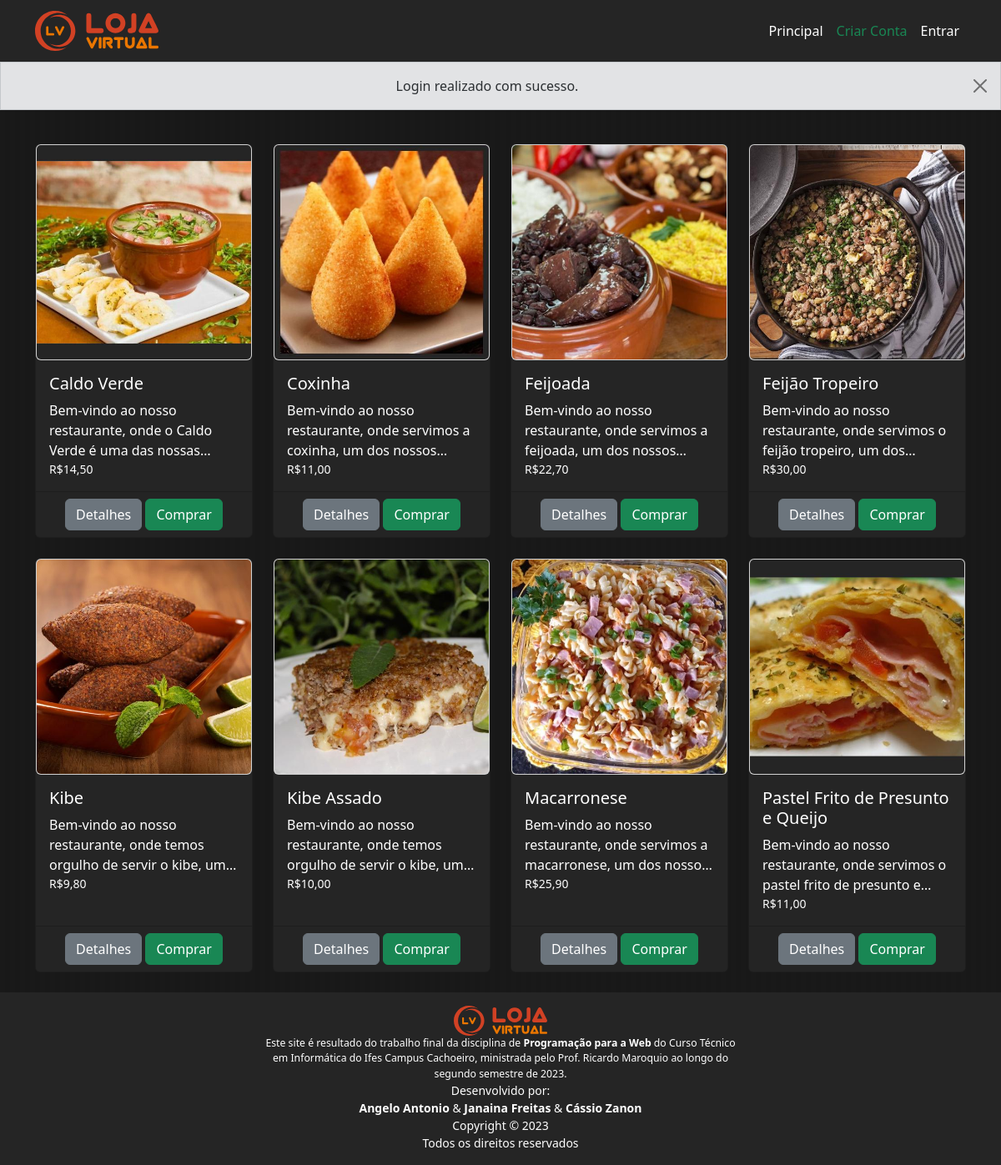
/ (signed in), run on the app's committed database.
### tables this page shows
CREATE TABLE produto (
    id           INTEGER         PRIMARY KEY AUTOINCREMENT,
    nome         TEXT            NOT NULL,
    preco        INTEGER         NOT NULL,
    descricao    TEXT            NOT NULL,
    categoria    TEXT            NOT NULL
    );

### routes/RootRouter.py (the view)
@router.get("/", response_class=HTMLResponse)
async def get_root(request: Request, usuario: Usuario = Depends(obter_usuario_logado),):
    produtos = ProdutoRepo.obter_todos()
    return templates.TemplateResponse("root/index.html", {"request": request, "usuario": usuario, "produtos": produtos},)

### templates/root/index.html (shortened to what this page needs)
{% extends "base.html" %}
{% block principal %}
<div class="row row-cols-1 row-cols-sm-2 row-cols-md-3 row-cols-lg-4 rowcols-xxl-6 g-4 mb-0">
    {% for p in produtos: %}
        <div class="col">
            <div class="includes card h-100">
                <img src="/static/img/produtos/{{ '%04d'|format(p.id) }}.jpg" class="card" alt="{{ p.nome }}">
                    <div class="includes card-body">
                        <h5 class="card-title text-white">{{ p.nome }}</h5>
                        <div class="texto-3-linhas">
                            <p class="card-text text-white">
                                {{ p.descricao }}
                            </p>
                        </div>
                        <p class="card-text">
                            <small class="text-white">R${{ p.preco }}</small>
                        </p>
                    </div>
                    <div class="card-footer text-center">
                        {% set text = "Detalhes" %}
                        {% set href = "/produto/" ~ p.id %}
                        {% set classe = "btn-secondary" %}
                        {% include "includes/link.html" %}
                        {% set text = "Comprar" %}
                        {% set type = "submit" %}
                        {% set classe = "btn-success" %}
                        {% include "includes/button.html" %}
                    </div>
            </div>
        </div>
    {% endfor %}
</div>
{% endblock %}

### templates/includes/link.html
<a href="{{ href }}" class="btn {% if classe %}{{ classe }}{% endif %}" role="button" style="text-decoration: none; color: white; display: inline-block; padding: 6px 12px;">
    {{ text }}
</a>

### templates/includes/button.html
<button type="{{ type }}" class="btn {% if classe %}{{ classe }}{% endif %}">
  {{ text }}
</button>

### static/css/estilos.css (style rules this page uses)
* { margin: 0; padding: 0; box-sizing: border-box; }
body { background-image: linear-gradient(to right, #191919 50%, #181818 50%); background-size: 12px 100%; }
.includes { background-color: #252525; }
.texto-3-linhas { display: -webkit-box; -webkit-line-clamp: 3; line-clamp: 3; -webkit-box-orient: vertical; overflow: hidden; }

### data on the page
produto: shows a picture, nome "Caldo Verde", descricao "Bem-vindo ao nosso restaurante, onde o Caldo Verde é uma das…", preco "14,50", text "Detalhes", text "Comprar"
produto: shows a picture, nome "Coxinha", descricao "Bem-vindo ao nosso restaurante, onde servimos a coxinha, um dos…", preco "11,00", text "Detalhes", text "Comprar"
produto: shows a picture, nome "Feijoada", descricao "Bem-vindo ao nosso restaurante, onde servimos a feijoada, um dos…", preco "22,70", text "Detalhes", text "Comprar"
produto: shows a picture, nome "Feijão Tropeiro", descricao "Bem-vindo ao nosso restaurante, onde servimos o feijão tropeiro, um…", preco "30,00", text "Detalhes", text "Comprar"
produto: shows a picture, nome "Kibe", descricao "Bem-vindo ao nosso restaurante, onde temos orgulho de servir o kibe,…", preco "9,80", text "Detalhes", text "Comprar"
produto: shows a picture, nome "Kibe Assado", descricao "Bem-vindo ao nosso restaurante, onde temos orgulho de servir o kibe,…", preco "10,00", text "Detalhes", text "Comprar"
produto: shows a picture, nome "Macarronese", descricao "Bem-vindo ao nosso restaurante, onde servimos a macarronese, um dos…", preco "25,90", text "Detalhes", text "Comprar"
produto: shows a picture, nome "Pastel Frito de Presunto e Queijo", descricao "Bem-vindo ao nosso restaurante, onde servimos o pastel frito de presunto…", preco "11,00", text "Detalhes", text "Comprar"

### other printed values
{{ mensagem|safe }} "Login realizado com sucesso."
